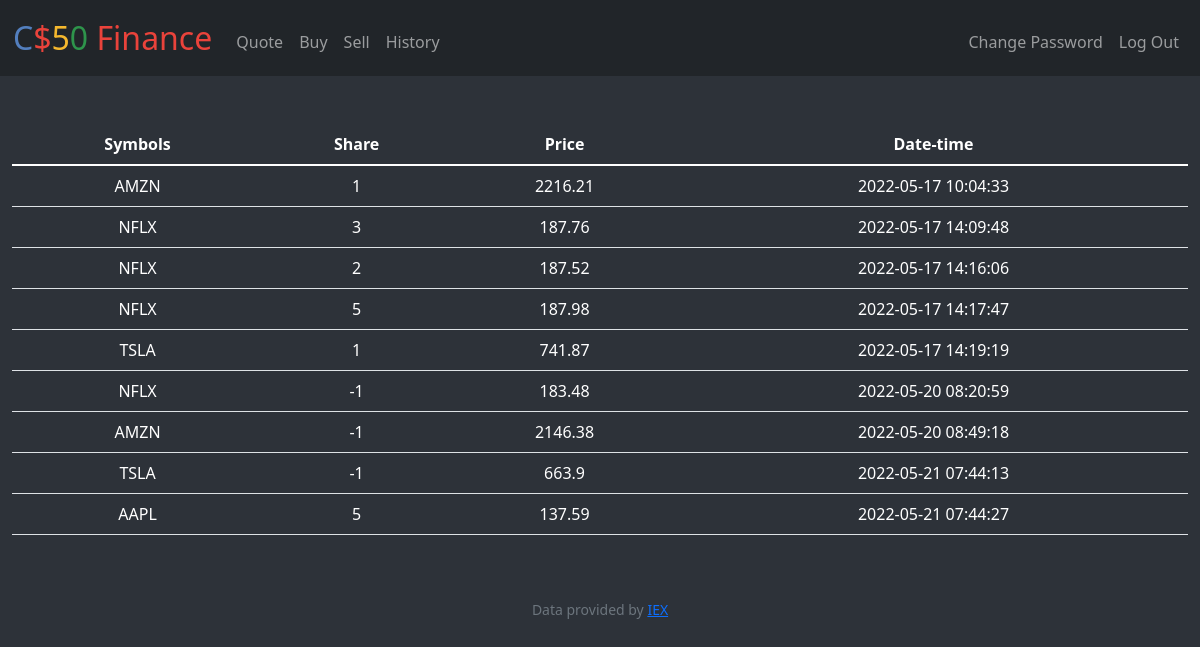
The app's page /history (signed in) with its own data.
### tables this page shows
CREATE TABLE 'transactions' ('*id' INTEGER PRIMARY KEY NOT NULL, 'user_id' INTEGER, 'symbol' TEXT, 'shares' INTEGER, 'price' REAL,'datetime' DATETIME DEFAULT CURRENT_TIMESTAMP);

### app.py (the view)
@app.route("/history")
@login_required
def history():
    """Show portfolio of stocks"""
    user_id = session["user_id"]
    transactions = db.execute("SELECT symbol, shares, price, datetime FROM transactions WHERE user_id=?",user_id)
    return render_template ("history.html", database = transactions)

### app.py (called while the page is built)
@app.after_request
def after_request(response):
    response.headers["Cache-Control"] = "no-cache, no-store, must-revalidate"
    response.headers["Expires"] = 0
    response.headers["Pragma"] = "no-cache"
    return response

### helpers.py (called while the page is built)
def login_required(f):
    @wraps(f)
    def decorated_function(*args, **kwargs):
        if session.get("user_id") is None:
            return redirect("/login")
        return f(*args, **kwargs)
    return decorated_function

### templates/history.html (shortened to what this page needs)
{% extends "layout.html" %}
{% block main %}
<table class="table">
  <thead>
    <tr>
      <th scope="col">Symbols</th>
      <th scope="col">Share</th>
      <th scope="col">Price</th>
      <th scope="col">Date-time</th>
    </tr>
  </thead>
  <tbody>
  {% for row in database %}
      <tr>
        <td>
          {{row["symbol"]}}
        </td>
        <td>
          {{row["shares"]}}
        </td>
        <td>
          {{row["price"]}}
        </td>
        <td>
          {{ row["datetime"]}}
        </td>
      </tr>
  {% endfor %}
  </tbody>
</table>
{% endblock %}

### templates/layout.html (shortened to what this page needs)
<!DOCTYPE html>
<html lang="en">
    <head>
        <link href="https://cdn.jsdelivr.net/npm/bootstrap@5.1.3/dist/css/bootstrap.min.css" rel="stylesheet">
        <link href="/static/styles.css" rel="stylesheet">
    </head>
    <body style="background-color:#2d3239;">
        <nav class="bg-dark border navbar navbar-expand-md navbar-dark">
            <div class="container-fluid">
                <a class="navbar-brand" href="/"><span class="blue">C</span><span class="red">$</span><span class="yellow">5</span><span class="green">0</span> <span class="red">Finance</span></a>
                <div class="collapse navbar-collapse" id="navbar">
                    {% if session["user_id"] %}
                        <ul class="navbar-nav me-auto mt-2">
                            <li class="nav-item"><a class="nav-link" href="/quote">Quote</a></li>
                            <li class="nav-item"><a class="nav-link" href="/buy">Buy</a></li>
                            <li class="nav-item"><a class="nav-link" href="/sell">Sell</a></li>
                            <li class="nav-item"><a class="nav-link" href="/history">History</a></li>
                        </ul>
                        <ul class="navbar-nav ms-auto mt-2">
                            <li class="nav-item"><a class="nav-link" href="/changepwd">Change Password</a></li>
                            <li class="nav-item"><a class="nav-link" href="/logout">Log Out</a></li>
                        </ul>
                    {% else %}
                        <ul class="navbar-nav ms-auto mt-2">
                            <li class="nav-item"><a class="nav-link" href="/register">Register</a></li>
                            <li class="nav-item"><a class="nav-link" href="/login">Log In</a></li>
                        </ul>
                    {% endif %}
                </div>
            </div>
        </nav>
        <main class="container-fluid py-5 text-center">
            {% block main %}{% endblock %}
        </main>
        <footer class="mb-5 small text-center text-muted">
            Data provided by <a href="https://iexcloud.io/">IEX</a>
        </footer>
    </body>
</html>

### static/styles.css (style rules this page uses)
nav .navbar-brand { font-size: xx-large; }
nav .navbar-brand .blue { color: #537fbe; }
nav .navbar-brand .red { color: #ea433b; }
nav .navbar-brand .yellow { color: #f5b82e; }
nav .navbar-brand .green { color: #2e944b; }
.border { border: 1px solid #212529!important; }
.table { color:#ffffff !important ; }

### records on screen
transactions: symbol "AMZN", shares "1", price "2216.21", datetime "2022-05-17 10:04:33"
transactions: symbol "NFLX", shares "3", price "187.76", datetime "2022-05-17 14:09:48"
transactions: symbol "NFLX", shares "2", price "187.52", datetime "2022-05-17 14:16:06"
transactions: symbol "NFLX", shares "5", price "187.98", datetime "2022-05-17 14:17:47"
transactions: symbol "TSLA", shares "1", price "741.87", datetime "2022-05-17 14:19:19"
transactions: symbol "NFLX", shares "-1", price "183.48", datetime "2022-05-20 08:20:59"
transactions: symbol "AMZN", shares "-1", price "2146.38", datetime "2022-05-20 08:49:18"
transactions: symbol "TSLA", shares "-1", price "663.9", datetime "2022-05-21 07:44:13"
transactions: symbol "AAPL", shares "5", price "137.59", datetime "2022-05-21 07:44:27"
